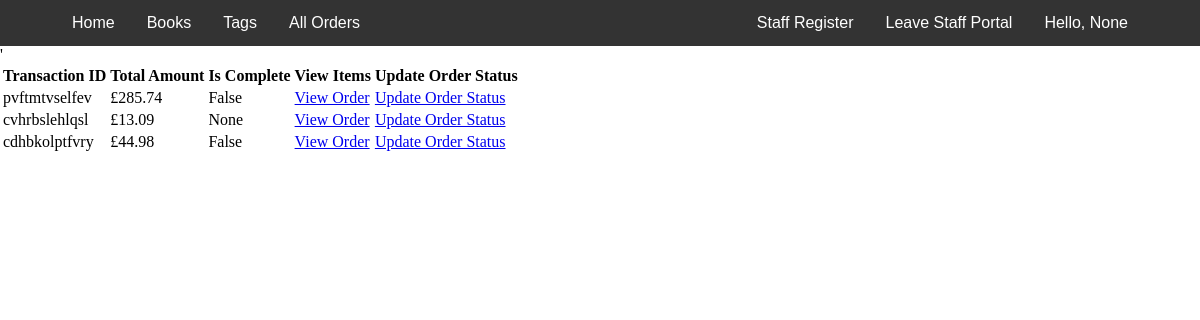
Screenshot of /staff/orders (signed in) with the database file from the repository.
### accounts/models.py (models this page shows, shortened)
class User(AbstractBaseUser):
    email = models.EmailField(max_length=255, unique=True)
    firstName = models.CharField(max_length=255, blank=True, null=True)
    lastName = models.CharField(max_length=255, blank=True, null=True)
    staff = models.BooleanField(default=False)  # staff user non superuser
    admin = models.BooleanField(default=False)  # superuser
    shipping_address = models.ForeignKey(ShippingAddressModel,
                                         on_delete=SET_NULL,
                                         null=True)
    is_active = models.BooleanField(default=False)
    USERNAME_FIELD = 'email'  # username
    objects = UserManager()
    @property
    def is_staff(self):
        return self.staff

### Inventory/models.py (models this page shows, shortened)
class Order(models.Model):
    user = models.ForeignKey(User, on_delete=SET_NULL, null=True)
    date_orderd = models.DateTimeField(auto_now_add=True, null=True)
    payment_complete = models.BooleanField(default=False, null=True)
    complete = models.BooleanField(default=False, null=True)
    transaction_id = models.CharField(max_length=200, unique=True)
    shipping_address = models.ForeignKey(ShippingAddressModel,
                                         on_delete=SET_NULL,
                                         null=True)
    @property
    def get_cart_total(self):
        order_items = self.orderitem_set.all()
        total = sum([item.get_total for item in order_items])
        if str(total)[-2] == '.':
            total = str(total) + '0'
        return total

class OrderItem(models.Model):
    product = models.ForeignKey(Book, on_delete=SET_NULL, null=True)
    order = models.ForeignKey(Order, on_delete=SET_NULL, null=True)
    quantity = models.IntegerField(default=0)
    date_added = models.DateTimeField(auto_now_add=True)
    @property
    def get_total(self):
        total = self.product.price * self.quantity
        if str(total)[-2] == '.':
            total = str(total) + '0'
        return total

class Book(models.Model):
    title = models.CharField(max_length=100)
    author = models.CharField(max_length=100)
    description = models.CharField(max_length=400)
    barcode = models.CharField(max_length=13)
    price = models.DecimalField(max_digits=10, decimal_places=2)
    discounted_price = models.DecimalField(max_digits=10,
                                           decimal_places=2,
                                           null=True,
                                           blank=True)
    borrowed = models.BooleanField(default=False)
    coverImage = models.ImageField(upload_to='bookCovers')
    tags = models.ManyToManyField(Tag)
    payment_id = models.CharField(max_length=200, null=True)
    product_id = models.CharField(max_length=200, null=True)

### orders/views.py (the view)
# urls.py: path('staff/orders', OrdersView.as_view(), name='orders'),
@method_decorator(decorators, name='dispatch')
class OrdersView(View):
    template_name = 'orders/staff_orders.html'
    def get(self, request, *args, **kwargs):
        context = {}
        orders = Order.objects.all().filter(payment_complete=True)
        context['orders'] = orders
        return render(request, self.template_name, context)

### orders/templates/orders/staff_orders.html (shortened to what this page needs)
{% extends 'Sbase.html' %}
{% load static %}
{% block head %}
<link rel="stylesheet" href="{% static 'css/library/orders/staff_orders.css' %}">
{% endblock %}
{% block content %}
<div class="content">'
  <div class="order-table">
    <table>
      <th>Transaction ID</th>
      <th>Total Amount</th>
      <th>Is Complete</th>
      <th>View Items</th>
      <th>Update Order Status</th>
      {% for i in orders %}
      <tr>
        <td>{{i.transaction_id}}</td>
        <td>£{{i.get_cart_total}}</td>
        <td>{{i.complete}}</td>
        <td><a href="{% url 'order' id=i.id%}">View Order</a></td>
        <td><a href="{% url 'order_update' id=i.id %}">Update Order Status</a></td>
      </tr>
      {% endfor %}
    </table>
  </div>
</div>
{% endblock %}

### Inventory/templates/inventory/staffNavBar.html (shortened to what this page needs)
<div class="navbar">
  <a style="margin-left: 3.5em;" class="float-l" href="{% url 'sHome' %}">Home</a>
  <div class="dropdown">
    <button class="dropbtn">Books
    </button>
  </div>
  <div class="dropdown">
    <button class="dropbtn">Tags
    </button>
  </div>
  <div style="float: right; margin-right: 3.5em;" class="dropdown">
    <button class="dropbtn">Hello, {{user.firstName}}
    </button>
  </div>
    <a class="float-l" href="{% url 'orders' %}">All Orders</a>
  <a class="float-r" href="{% url 'home' %}">Leave Staff Portal</a>
  <a class="float-r" href="{% url 'sRegister' %}">Staff Register</a>
</div>

### static/css/library/orders/staff_orders.css (style rules this page uses)
.navbar { grid-area: nav; }
.content { grid-area: content; }

### Inventory/templates/inventory/staffNavBar.html (style rules this page uses)
body { margin: 0; }
.navbar { background-color: #333; font-family: Arial; }
.float-r { float: right; font-size: 16px; color: white; text-align: center; padding: 14px 16px; text-decoration: none; }
.float-l { float: left; font-size: 16px; color: white; text-align: center; padding: 14px 16px; text-decoration: none; }
.dropdown { float: left; overflow: hidden; }
.dropdown .dropbtn { font-size: 16px; border: none; outline: none; color: white; padding: 14px 16px; background-color: inherit; font-family: inherit; margin: 0; }

### rows the page displays
User: firstName "None"
Order: transaction_id "pvftmtvselfev", get_cart_total "285.74", complete "False"
Order: transaction_id "cvhrbslehlqsl", get_cart_total "13.09", complete "None"
Order: transaction_id "cdhbkolptfvry", get_cart_total "44.98", complete "False"
